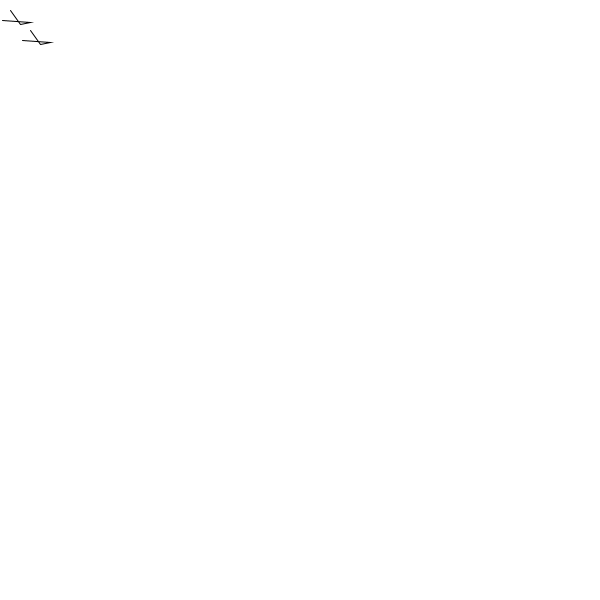
Frame 1 (no input)
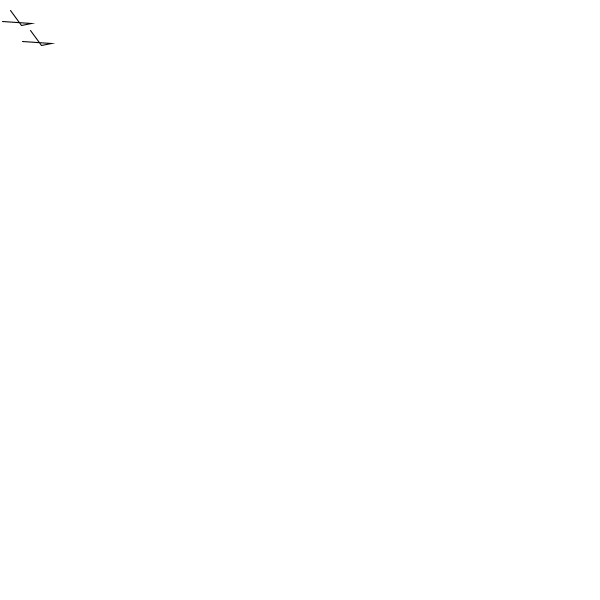
Frame 60 (the mouse pressed at the canvas centre just before this capture)
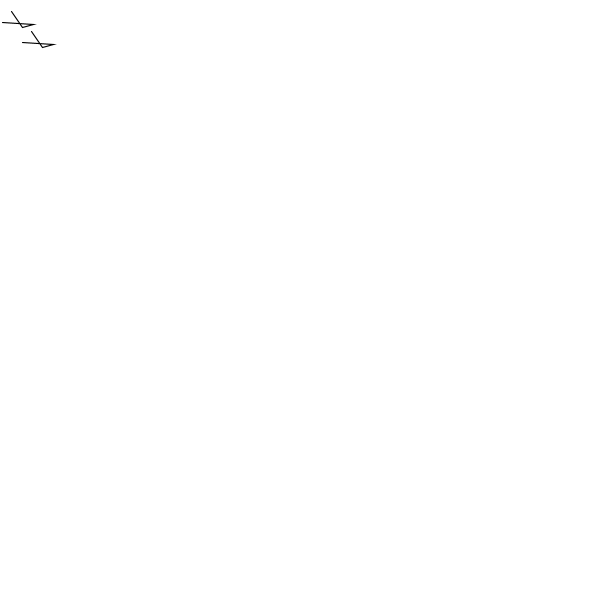
Frame 120 (the mouse held since frame 60 and released just before this capture)

The Processing sketch that drew these frames (run headless with seeded random() and noise(); from frame 60 on, the mouse is pressed at the canvas centre):

// Processing sketch: pshapes
// ── pshapes.pde
PShape myShape;

void setup(){
 size(600, 600);
 background(255);
 
 myShape = createShape();
 
 myShape.beginShape();
 myShape.vertex(10, 10);
 myShape.vertex(20, 24);
 myShape.vertex(30, 22);
 myShape.vertex(2, 20);
 myShape.endShape();
}

void draw(){
  background(255);
  shape(myShape);
  
  translate(20, 20);
  myShape.scale(1.001);
  shape(myShape);
}
